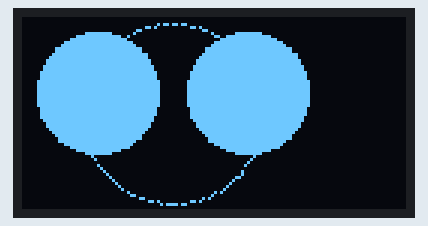
Simulated run of this program. Board: ESP8266 board running MicroPython. On the bench: 128×64 one-colour display. Library files of the repository ran but are not shown: ssd1306.py. At 0.3 s the program stops and its outputs stay as they are.

Above: at 0.4 s.

The program:

main1222.py
```python
from machine import Pin, I2C
from ssd1306 import SSD1306_I2C
import math

def light_dot(x,y):
  oled.pixel(x,y,1)

def draw_circle(x,y,r,fill=0):
  '''
  绘制圆形
  :param x,y  圆心坐标
  :param r  圆心半径
  :param fill 0 不填充  1 填充
  '''
  angleList = [0.0, 0.05, 0.1, 0.15, 0.2, 0.25, 0.3, 0.35, 0.4, 0.45, 0.5, 0.55, 0.6, 0.65, 0.7, 0.75, 0.7853981633974483, 0.8, 0.85, 0.9, 0.95, 1.0, 1.05, 1.1, 1.15, 1.2, 1.25, 1.3, 1.35, 1.4, 1.45, 1.5, 1.55, 1.5707963267948966, 1.6, 1.65, 1.7, 1.75, 1.8, 1.85, 1.9, 1.95, 2.0, 2.05, 2.1, 2.15, 2.2, 2.25, 2.3, 2.35, 2.356194490192345, 2.4, 2.45, 2.5, 2.55, 2.6, 2.65, 2.7, 2.75, 2.8, 2.85, 2.9, 2.95, 3.0, 3.05, 3.1, 3.141592653589793, 3.15, 3.2, 3.25, 3.3, 3.35, 3.4, 3.45, 3.5, 3.55, 3.6, 3.65, 3.7, 3.75, 3.8, 3.85, 3.9, 3.9269908169872414, 3.95, 4.0, 4.05, 4.1, 4.15, 4.2, 4.25, 4.3, 4.35, 4.4, 4.45, 4.5, 4.55, 4.6, 4.65, 4.7, 4.71238898038469, 4.75, 4.8, 4.85, 4.9, 4.95, 5.0, 5.05, 5.1, 5.15, 5.2, 5.25, 5.3, 5.35, 5.4, 5.45, 5.497787143782138, 5.5, 5.55, 5.6, 5.65, 5.7, 5.75, 5.8, 5.85, 5.9, 5.95, 6.0, 6.05, 6.1, 6.15, 6.2, 6.25, 6.283185307179586];
  for i in angleList:
    light_dot(x+round(math.sin(i)*r),y+round(math.cos(i)*r))
  if fill:
    powR = math.pow(r,2)
    for xx in range(x-r,x+r):
      for yy in range(y-r,y+r):
        if ( (math.pow(xx-x,2)+math.pow(yy-y,2)) < powR):
          light_dot(xx,yy)
  oled.show()

if __name__ == '__main__':

  i2c = I2C(scl=Pin(5), sda=Pin(4))
  oled = SSD1306_I2C(128, 64, i2c)
  oled.fill(0)
  oled.show()

  draw_circle(25,25,20,1)
  draw_circle(75,25,20,1)
  draw_circle(50,32,30)
```
